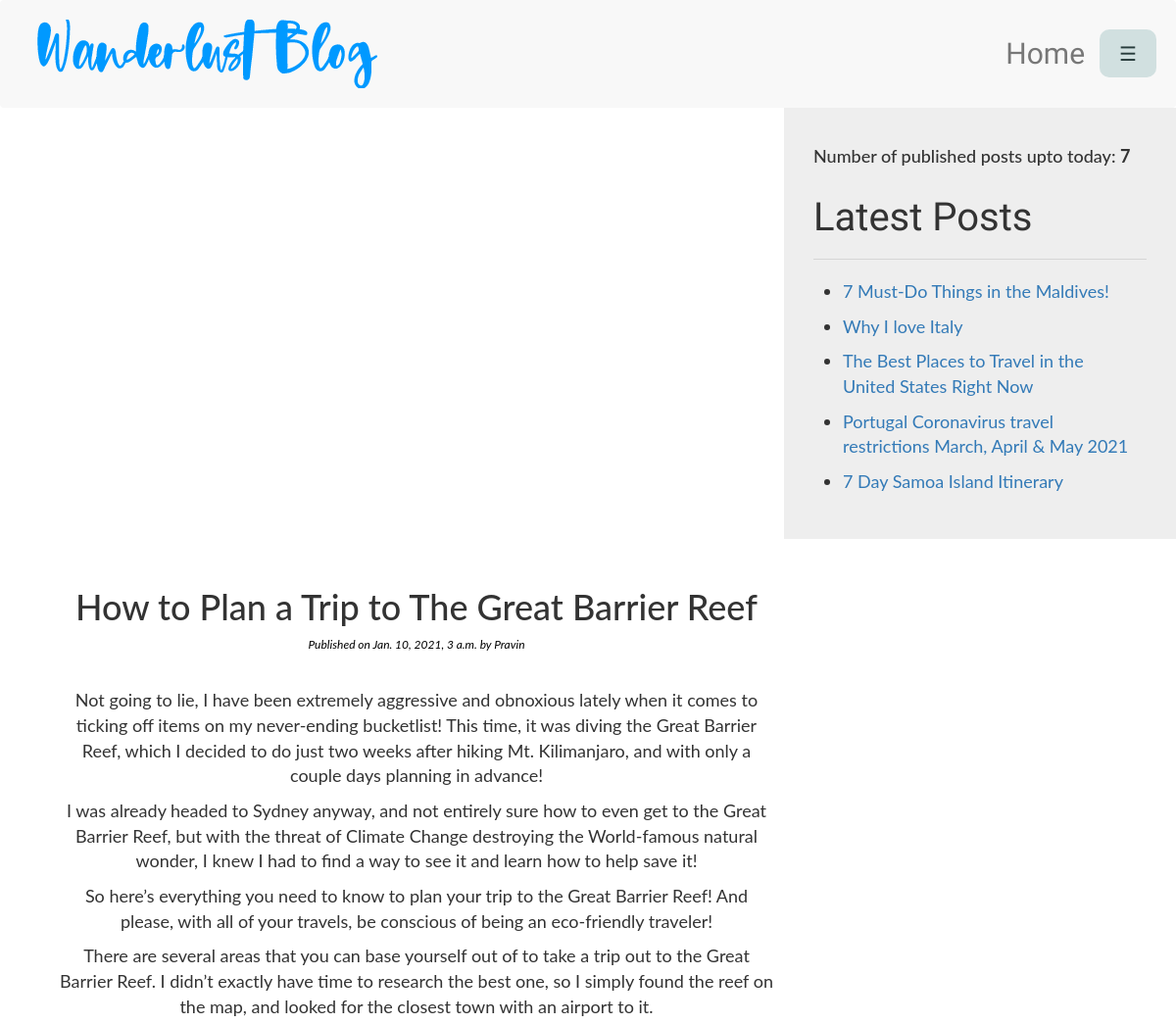
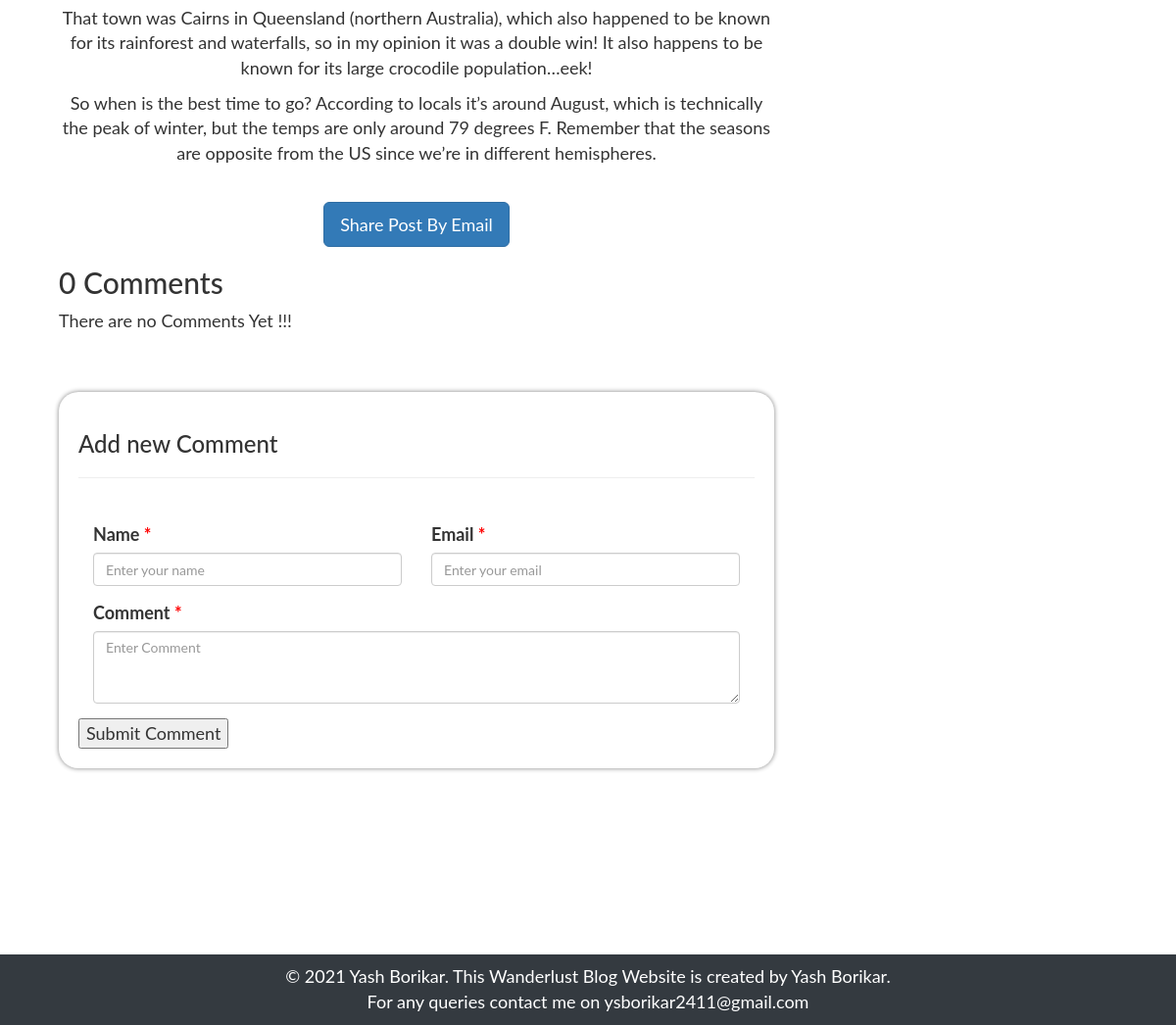
Page /2021/01/10/how-to-plan-a-trip-to-the-great-barrier-reef/ on the committed database (2 pictures, top to bottom).
### BlogApp/models.py (models this page shows, shortened)
class Post(models.Model):
    STATUS_CHOICES = (('1','Draft'), ('2','Published'))
    title = models.CharField(max_length=250)
    slug = models.SlugField(max_length=250, unique_for_date='publish')
    author = models.ForeignKey(User, related_name='blog_posts', on_delete=models.CASCADE)
    body = models.TextField()
    publish = models.DateTimeField(default=timezone.now)
    created = models.DateTimeField(auto_now_add=True)
    updated = models.DateTimeField(auto_now=True)
    status = models.CharField(max_length=2, choices=STATUS_CHOICES, default='2')
    objects = CustomManager()
    tags = TaggableManager()
    class Meta:
        ordering = ('-publish',)
    def get_absolute_url(self):
        return reverse('post_detail', args=[self.publish.year,
                                            self.publish.strftime('%m'),
                                            self.publish.strftime('%d'),
                                            self.slug])

### BlogApp/views.py (the view)
# urls.py: path('<int:year>/<int:month>/<int:day>/<str:post>/', views.post_detail_view, name="post_detail"),
def post_detail_view(request,year,month,day,post):
    post = get_object_or_404(Post, slug=post,
                             status = '2',
                             publish__year = year,
                             publish__month = month,
                             publish__day = day)
    comments = post.comments.filter(active=True)
    csubmit = False
    if request.method == 'POST':
        form = CommentForm(data=request.POST)
        if form.is_valid():
            new_comment = form.save(commit=False)
            new_comment.post = post
            new_comment.save()
            csubmit = True
    else:
        form = CommentForm()
    return render(request, 'BlogApp/post_detail.html', {'post': post, 'form': form, 'comments': comments, 'csubmit': csubmit})

### BlogApp/forms.py
class CommentForm(forms.ModelForm):
    class Meta:
        model=Comment
        fields=('name','email','body')

### BlogApp/models.py (called while the page is built)
    def get_queryset(self):
        return super().get_queryset().filter(status='2')

### BlogApp/templatetags/blog_tags.py (called while the page is built)
@register.simple_tag
def total_posts():
    return Post.objects.count()

@register.inclusion_tag('BlogApp/latest_post.html')
def show_latest_posts(count=3):
    latest_posts=Post.objects.order_by('-publish')[:count]
    return {'latest_posts':latest_posts}

### BlogApp/templates/BlogApp/post_detail.html (shortened to what this page needs)
{% extends 'BlogApp/base.html'%}
{%load blog_tags%}
{%load static%}
{%block content%}
<div class="col-sm-4 right-navbar">
    <div class="jumbotron" style="padding: 30px;">
        <h4>Number of published posts upto today:  <b>{%total_posts%}</b></h4>
        <h3 class="latest-post">Latest Posts</h3><hr>
        <p>{% show_latest_posts 5 %}</p>
    </div>
</div>
<div class='container content'>
    <div class="col-sm-8"  align="center">
        <h1>{{post.title}}</h1>
        <p id='date'>Published on {{post.publish}} by {{post.author|title}}</p><br>
        {{post.body|linebreaks}}
        <br>
        <a href="/{{post.id}}/share" class='btn btn-lg btn-primary'>Share Post By Email</a>
    </div>
    <div class="col-sm-8">
        {% with comments.count as comments_count %}
            <h2>{{comments_count}} Comment{{comments_count|pluralize}}</h2>
        {% endwith%}
        {%if comments %}
        {%for comment in comments %}
            <div class="form-content">
                <p id='ch'> Comment {{forloop.counter}} by {{comment.name}} on {{comment.created}}</p>
                <div class="cb">{{comment.body|linebreaks}}</div>
            </div>
        {%endfor%}
        {%else%}
            <p>There are no Comments Yet !!!</p>
        {%endif%}
    </div>
    <div class="col-sm-8" style="margin-top: 50px;">
        <div class="form-content">
        <h3>Add new Comment</h3><hr><br>
            {%if csubmit %}
                <h3>Your Comment Added Succefully</h3>
            {%else%}
            <form method="post">
                <div class="col-sm-6 form-group">
                    <label for="id_name">Name <span class="helptext" style="color:red;">*</span></label>
                    <input type="text" name="name" maxlength="32" class="form-control" placeholder="Enter your name" required id="id_name">
                </div>
                <div class="col-sm-6 form-group">
                    <label for="id_email">Email <span class="helptext" style="color:red;">*</span></label>
                    <input type="email" name="email" maxlength="254" class="form-control" placeholder="Enter your email" required id="id_email">
                </div>
                <div class="col-sm-12 form-group">
                    <label for="id_body">Comment <span class="helptext" style="color:red;">*</span></label>
                    <textarea name="body" cols="40" rows="3" class="form-control" placeholder="Enter Comment" required id="id_body"></textarea>
                </div>
                <button type="submit">Submit Comment</button>
            </form>
            {%endif%}
        </div>
    </div>
</div>
{%endblock%}

### BlogApp/templates/BlogApp/latest_post.html
<ul style="padding-left: 20px;">
    {% for post in latest_posts %}
        <li style="margin: 10px;">
            <a href="{{post.get_absolute_url}}" style="text-decoration: none;">{{post.title}}</a>
        </li>
    {% endfor %}
</ul>

### BlogApp/static/BlogApp/css/styles.css (style rules this page uses)
body { font-family: 'Noto Serif KR', Lato; font-size: 18px; }
.right-navbar { float: right; padding-top: 20px; padding: 0px; height: 100%; }
.latest-post { font-family: 'Cookie'; font-size: 40px; margin-top: 30px; }
.content { margin-top: 30px; margin-left: 30px; }
#date { color:black; font-size:12px; font-style: italic; }
.form-content { background: white; margin-bottom: 10px; padding: 20px 20px 20px 20px; border-radius: 20px; box-shadow: 0px 0px 5px grey; }

### rows in the picture
Post: title "7 Must-Do Things in the Maldives!"
Post: title "Why I love Italy"
Post: title "The Best Places to Travel in the United States Right Now"
Post: title "Portugal Coronavirus travel restrictions March, April & May 2021"
Post: title "7 Day Samoa Island Itinerary"
Post: title "How to Plan a Trip to The Great Barrier Reef", publish "Jan. 10, 2021, 3 a.m.", author "Pravin", body "Not going to lie, I have been extremely aggressive and obnoxious lately when it comes to ticking off items on my never-ending bucketlist! This time, it was diving the Great Barrier Reef, which I decided to do just two weeks after hiking Mt. Kilimanjaro, and with only a couple days planning in advance! I was already headed to Sydney anyway, and not entirely sure how to even get to the Great Barrier Reef, but with the threat of Climate Change destroying the World-famous natural wonder, I knew I had to find a way to see it and learn how to help save it! So here’s everything you need to know to plan your trip to the Great Barrier Reef! And please, with all of your travels, be conscious of being…"

### other values in the picture
{{ comments_count }} "0"
